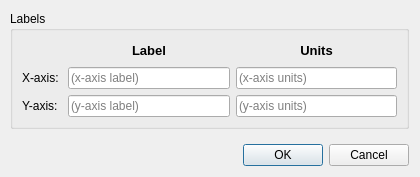
<?xml version="1.0" encoding="UTF-8"?>
<ui version="4.0">
 <class>Dialog</class>
 <widget class="QDialog" name="Dialog">
  <property name="geometry">
   <rect>
    <x>0</x>
    <y>0</y>
    <width>420</width>
    <height>177</height>
   </rect>
  </property>
  <property name="sizePolicy">
   <sizepolicy hsizetype="Preferred" vsizetype="Preferred">
    <horstretch>0</horstretch>
    <verstretch>0</verstretch>
   </sizepolicy>
  </property>
  <property name="minimumSize">
   <size>
    <width>420</width>
    <height>0</height>
   </size>
  </property>
  <property name="maximumSize">
   <size>
    <width>16777215</width>
    <height>286</height>
   </size>
  </property>
  <property name="windowTitle">
   <string>Edit Axes Details..</string>
  </property>
  <layout class="QVBoxLayout" name="verticalLayout">
   <property name="leftMargin">
    <number>10</number>
   </property>
   <item>
    <widget class="QGroupBox" name="labels_group">
     <property name="title">
      <string>Labels</string>
     </property>
     <layout class="QGridLayout" name="gridLayout">
      <item row="2" column="0">
       <widget class="QLabel" name="y_title">
        <property name="text">
         <string>Y-axis: </string>
        </property>
       </widget>
      </item>
      <item row="1" column="1">
       <widget class="QLineEdit" name="ui_xlabel">
        <property name="text">
         <string/>
        </property>
        <property name="placeholderText">
         <string>(x-axis label)</string>
        </property>
       </widget>
      </item>
      <item row="1" column="0">
       <widget class="QLabel" name="x_title">
        <property name="text">
         <string>X-axis: </string>
        </property>
       </widget>
      </item>
      <item row="2" column="1">
       <widget class="QLineEdit" name="ui_ylabel">
        <property name="text">
         <string/>
        </property>
        <property name="placeholderText">
         <string>(y-axis label)</string>
        </property>
       </widget>
      </item>
      <item row="2" column="2">
       <widget class="QLineEdit" name="ui_yunits">
        <property name="placeholderText">
         <string>(y-axis units)</string>
        </property>
       </widget>
      </item>
      <item row="1" column="2">
       <widget class="QLineEdit" name="ui_xunits">
        <property name="placeholderText">
         <string>(x-axis units)</string>
        </property>
       </widget>
      </item>
      <item row="0" column="1">
       <widget class="QLabel" name="label_header">
        <property name="font">
         <font>
          <pointsize>10</pointsize>
          <weight>75</weight>
          <bold>true</bold>
         </font>
        </property>
        <property name="text">
         <string>Label</string>
        </property>
        <property name="alignment">
         <set>Qt::AlignCenter</set>
        </property>
       </widget>
      </item>
      <item row="0" column="2">
       <widget class="QLabel" name="units_header">
        <property name="font">
         <font>
          <pointsize>10</pointsize>
          <weight>75</weight>
          <bold>true</bold>
         </font>
        </property>
        <property name="text">
         <string>Units</string>
        </property>
        <property name="alignment">
         <set>Qt::AlignCenter</set>
        </property>
       </widget>
      </item>
     </layout>
    </widget>
   </item>
   <item>
    <layout class="QHBoxLayout" name="horizontalLayout_2">
     <property name="topMargin">
      <number>9</number>
     </property>
     <item>
      <widget class="QDialogButtonBox" name="button_box">
       <property name="orientation">
        <enum>Qt::Horizontal</enum>
       </property>
       <property name="standardButtons">
        <set>QDialogButtonBox::Cancel|QDialogButtonBox::Ok</set>
       </property>
      </widget>
     </item>
    </layout>
   </item>
  </layout>
 </widget>
 <tabstops>
  <tabstop>ui_xlabel</tabstop>
  <tabstop>ui_xunits</tabstop>
  <tabstop>ui_ylabel</tabstop>
  <tabstop>ui_yunits</tabstop>
  <tabstop>button_box</tabstop>
 </tabstops>
 <resources/>
 <connections>
  <connection>
   <sender>button_box</sender>
   <signal>accepted()</signal>
   <receiver>Dialog</receiver>
   <slot>accept()</slot>
   <hints>
    <hint type="sourcelabel">
     <x>248</x>
     <y>254</y>
    </hint>
    <hint type="destinationlabel">
     <x>157</x>
     <y>274</y>
    </hint>
   </hints>
  </connection>
  <connection>
   <sender>button_box</sender>
   <signal>rejected()</signal>
   <receiver>Dialog</receiver>
   <slot>reject()</slot>
   <hints>
    <hint type="sourcelabel">
     <x>316</x>
     <y>260</y>
    </hint>
    <hint type="destinationlabel">
     <x>286</x>
     <y>274</y>
    </hint>
   </hints>
  </connection>
 </connections>
</ui>
